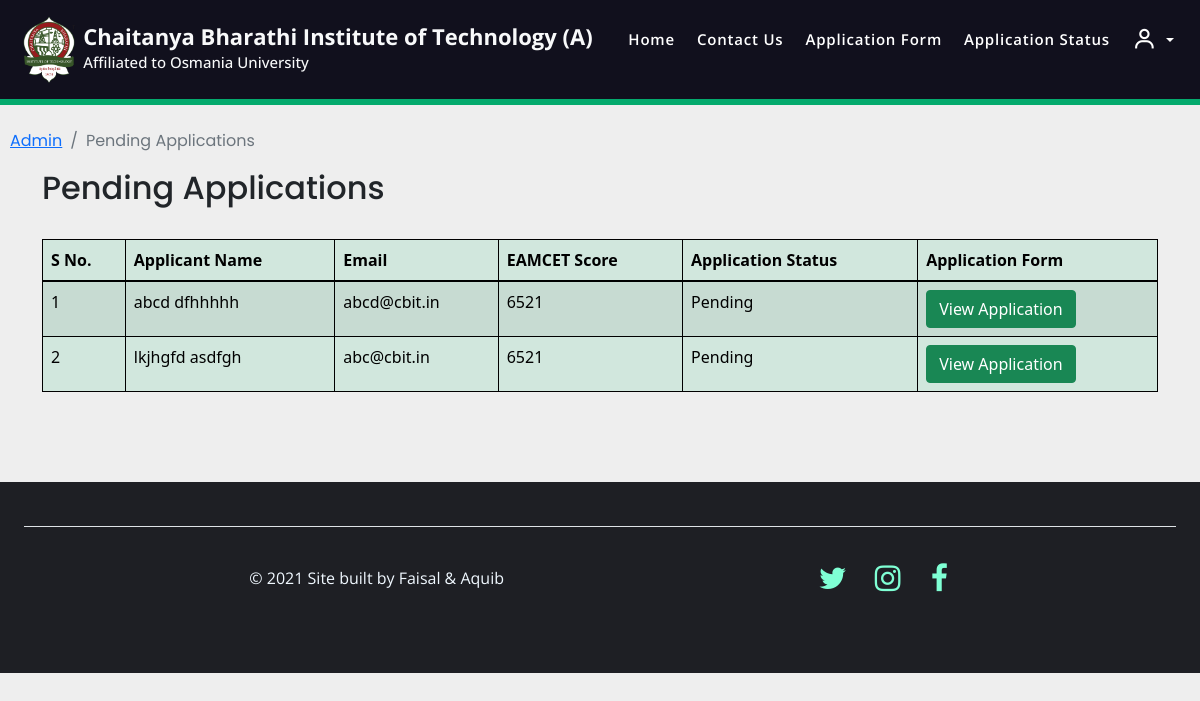
Page /pending_users/ (signed in) on the committed database.
### home/models.py (models this page shows, shortened)
class Application(models.Model):
    COURSES = (
    ('Artificial Intelligence & Data Science', 'Artificial Intelligence & Data Science'),
    ('Artificial Intelligence & Machine Learning', 'Artificial Intelligence & Machine Learning'),
    ('IoT, Block-Chain Technology & Cyber Security', 'IoT, Block-Chain Technology & Cyber Security'),
    ('Computer Science Engineering', 'Computer Science Engineering'),
    ('Information Technology', 'Information Technology'),
    ('Electronics & Communication Engineering', 'Electronics & Communication Engineering'),
    ('Electrical & Electronics Engineering', 'Electrical & Electronics Engineering'),
    ('Mechanical Engineering', 'Mechanical Engineering'),
    ('Civil Engineering', 'Civil Engineering'),
    ('Chemical Engineering', 'Chemical Engineering'),
    ('Biotechnology', 'Biotechnology'),
    )
    GENDER_CHOICES = (
    ('Male', 'Male'),
    ('Female', 'Female'),
    ('Other', 'Other')
    )
    STATUS = (
        ('Approved', 'Approved'),
        ('Pending', 'Pending'),
        ('Rejected', 'Rejected'),
    )
    user = models.OneToOneField(User, on_delete=models.CASCADE, blank=True, null=True)
    course = models.CharField(max_length=100, choices= COURSES)
    name = models.CharField(max_length=200)
    gender = models.CharField(choices=GENDER_CHOICES, max_length=128, default="None")
    DOB = models.DateField(default=datetime.today)
    email = models.EmailField()
    phone = models.CharField(max_length=200)
    address = models.TextField(max_length=200)
    student_profile = models.ImageField(upload_to="images")
    ssc_score = models.DecimalField(max_digits=4, decimal_places=2, null=True)
    ssc_memo = models.ImageField(upload_to="images", null=True)
    ssc_tc = models.ImageField(upload_to="images", null=True)
    inter_score = models.DecimalField(max_digits=4, decimal_places=2, null=True)
    inter_memo = models.ImageField(upload_to="images", null=True)
    inter_tc = models.ImageField(upload_to="images", null=True)
    eamcet_score = models.IntegerField(null=True)
    eamcet_memo = models.ImageField(upload_to="images", null=True)
    jee_score = models.DecimalField(max_digits=5, decimal_places=3, null=True)
    jee_memo = models.ImageField(upload_to="images", null=True)
    Application_Status = models.TextField(max_length=100, choices=STATUS, default="Pending")
    message = models.TextField(max_length=100, default="", null=True, blank=True)

### home/views.py (the view)
# urls.py: path('pending_users/', views.pending_users, name='pending_users'),
def pending_users(request):
    if not request.user.is_superuser:
        return redirect("/sign_in")
    applications = Application.objects.filter(Application_Status='Pending')
    return render(request, 'pending_users.html', {"applications":applications})

### templates/pending_users.html (shortened to what this page needs)
{% extends 'base.html' %}
{% block body %}
<nav aria-label="breadcrumb" style="padding-left: 10px; font-family: 'Poppins', sans-serif;">
    <ol class="breadcrumb">
        <li class="breadcrumb-item"><a href="/handle_admin/">Admin</a></li>
        <li class="breadcrumb-item active" aria-current="page">Pending Applications</li>
    </ol>
</nav>
<div class="container" style="padding-bottom: 50px;">
    <h2 style="font-family: 'Poppins', sans-serif;">Pending Applications</h2><br>
    <table class="table table-success table-striped" id="myTable">
        <thead>
            <tr style="cursor:pointer">
                <th scope="col" onclick="sortTable(0);">S No.</th>
                <th scope="col" onclick="sortTable(1);">Applicant Name</th>
                <th scope="col" onclick="sortTable(2);">Email</th>
                <th scope="col" onclick="sortTable(3);">EAMCET Score</th>
                <th scope="col" onclick="sortTable(4);">Application Status</th>
                <th scope="col" >Application Form</th>
            </tr>
        </thead>
        <tbody>
            {% for application in applications %}
            <tr>
                <td></td>
                <td>{{application.name}}</td>
                <td>{{application.email}}</td>
                <td>{{application.eamcet_score}}</td>
                <td>{{application.Application_Status}}</td>
                <td><a href="/student_application/{{application.id}}/" target="_blank" class="btn btn-success">View Application</a></td>
            </tr>
            {% endfor %}
        </tbody>
    </table>
</div>
<br>
{% endblock body %}

### templates/base.html (style rules this page uses)
html { scroll-behavior: smooth; }
body { height: auto; padding: auto; overflow: visible; overflow-x: hidden; background-color: #eee; }

### templates/pending_users.html (style rules this page uses)
body { counter-reset: Serial; }
table { border-collapse: collapse; }
table, th, td { border: 1px solid black; }
tbody tr td:first-child:before { counter-increment: Serial; content: counter(Serial); }

### rows in the picture
Application: name "abcd dfhhhhh", email "abcd@cbit.in", eamcet_score "6521", Application_Status "Pending"
Application: name "lkjhgfd asdfgh", email "abc@cbit.in", eamcet_score "6521", Application_Status "Pending"
